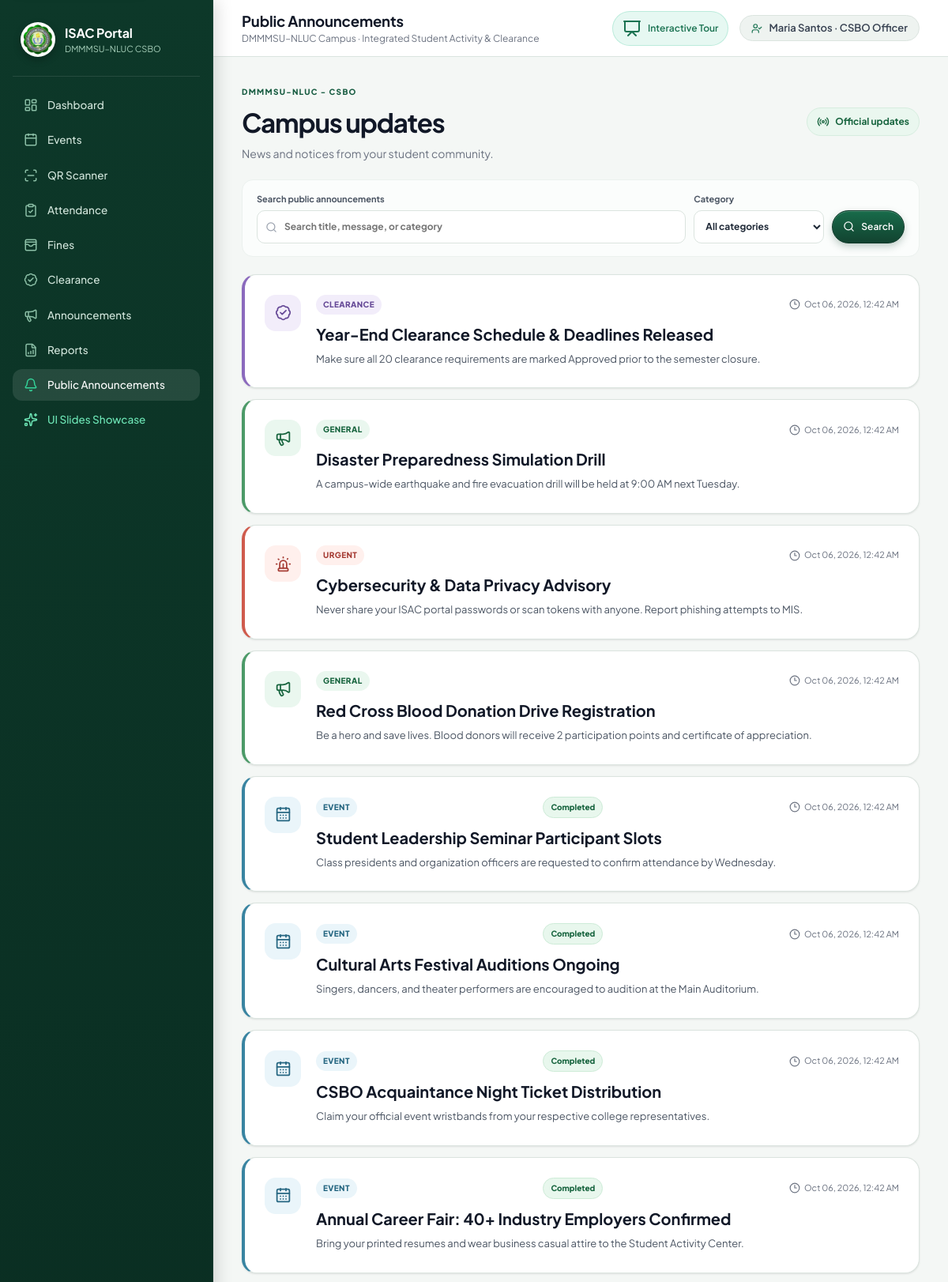
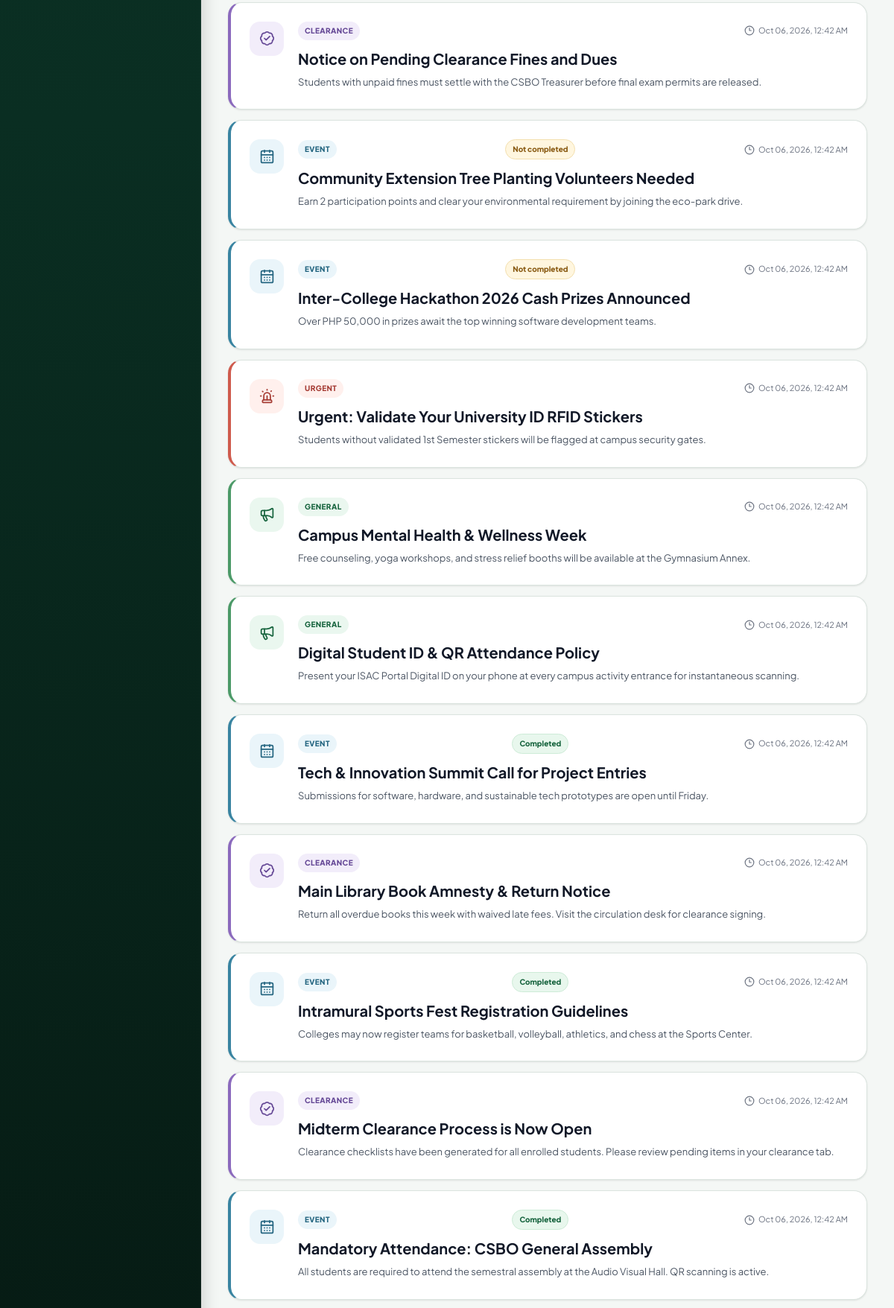
/announcements/ (signed in, upper part), run on the app's committed database (2 pictures, top to bottom).
### portal/models.py (models this page shows, shortened)
class Profile(models.Model):
    ROLE_CHOICES = [("student","Student"),("officer","CSBO Officer"),("admin","Administrator")]
    user = models.OneToOneField(User, on_delete=models.CASCADE, related_name="profile")
    role = models.CharField(max_length=20, choices=ROLE_CHOICES, default="student")
    requested_role = models.CharField(max_length=20, choices=ROLE_CHOICES, blank=True, default="")
    student_no = models.CharField(max_length=30, unique=True, null=True, blank=True)
    first_name = models.CharField(max_length=80, blank=True)
    middle_name = models.CharField(max_length=80, blank=True)
    last_name = models.CharField(max_length=80, blank=True)
    college = models.ForeignKey(College, on_delete=models.SET_NULL, null=True, blank=True)
    program = models.ForeignKey(Program, on_delete=models.SET_NULL, null=True, blank=True)
    year_level = models.PositiveSmallIntegerField(default=1)
    photo = models.ImageField(upload_to="students/", blank=True, null=True)
    qr_token = models.UUIDField(default=uuid.uuid4, unique=True, editable=False)
    position = models.CharField(max_length=100, blank=True)

class Announcement(models.Model):
    CATEGORY = [("general","General"),("event","Event"),("clearance","Clearance"),("urgent","Urgent")]
    title = models.CharField(max_length=180)
    body = models.TextField()
    category = models.CharField(max_length=20, choices=CATEGORY, default="general")
    event_completed = models.BooleanField(default=False)
    published_by = models.ForeignKey(User, on_delete=models.PROTECT)
    published_at = models.DateTimeField(auto_now_add=True)
    status = models.BooleanField(default=True)

### portal/views.py (the view)
# urls.py: path("announcements/", views.announcements, name="announcements"),
@login_required
def announcements(request):
    items = Announcement.objects.filter(status=True)
    query = request.GET.get("q", "").strip()
    category = request.GET.get("category", "").strip()
    for term in query.split():
        items = items.filter(Q(title__icontains=term) | Q(body__icontains=term) | Q(category__icontains=term))
    if category in dict(Announcement.CATEGORY):
        items = items.filter(category=category)
    else:
        category = ""
    return render(request,"portal/announcements.html",{
        "items": items.order_by("-published_at"), "q": query, "category": category,
        "categories": Announcement.CATEGORY,
    })

### templates/portal/announcements.html (shortened to what this page needs)
{% extends "base.html" %}
{% block page_title %}Public Announcements{% endblock %}
{% block content %}
<section class="module-page public-news-page">
  <div class="module-heading"><div><span class="module-eyebrow">DMMMSU-NLUC - CSBO</span><h2>Campus updates</h2><p>News and notices from your student community.</p></div><span class="module-heading-chip"><i data-lucide="radio" aria-hidden="true"></i> Official updates</span></div>
  <form method="get" class="module-filter-bar announcement-filter-bar public-announcement-filter-bar">
    <label class="module-search"><span>Search public announcements</span><i data-lucide="search" aria-hidden="true"></i><input type="search" name="q" value="{{ q }}" placeholder="Search title, message, or category"></label>
    <label><span>Category</span><select name="category"><option value="">All categories</option></select></label>
    <button class="btn primary" type="submit"><i data-lucide="search" aria-hidden="true"></i>Search</button>
  </form>
  <div class="public-news-feed">
    {% for a in items %}
    <article class="public-news-card {{ a.category }}">
      <div class="public-news-icon {{ a.category }}"><i data-lucide="{% if a.category == 'urgent' %}siren{% elif a.category == 'event' %}calendar-days{% elif a.category == 'clearance' %}badge-check{% else %}megaphone{% endif %}" aria-hidden="true"></i></div>
      <div class="public-news-content"><div class="public-news-meta"><span class="announcement-category {{ a.category }}">{{ a.category|title }}</span>{% if a.category == "event" %}<span class="event-completion-badge {% if a.event_completed %}completed{% else %}pending{% endif %}">{{ a.event_completed|yesno:"Completed,Not completed" }}</span>{% endif %}<time datetime="{{ a.published_at|date:'c' }}"><i data-lucide="clock-3" aria-hidden="true"></i>{{ a.published_at|date:"M d, Y, g:i A" }}</time></div><h3>{{ a.title }}</h3><p>{{ a.body|truncatechars:320 }}</p></div>
    </article>
    {% endfor %}
  </div>
</section>
{% endblock %}

### templates/base.html (shortened to what this page needs)
{% load static %}
<!doctype html>
<html lang="en" data-theme="light">
<head>
  <link rel="stylesheet" href="{% static 'css/app.css' %}?v=20261015-1">
</head>
<body>
  <div class="app-shell">
    <aside class="sidebar" id="sidebar" aria-label="Main navigation">
      <div class="brand">
        <img src="{% static 'img/csbo-logo.png' %}" alt="CSBO logo">
        <div>
          <b>ISAC Portal</b>
          <small>DMMMSU–NLUC CSBO</small>
        </div>
      </div>
      <nav>
        <a href="{% url 'dashboard' %}" class="{% if request.resolver_match.url_name == 'dashboard' or request.resolver_match.url_name == 'student_dashboard' or request.resolver_match.url_name == 'officer_dashboard' %}active{% endif %}">
          <i data-lucide="layout-dashboard"></i>Dashboard
        </a>
        {% if user.profile.role == 'student' %}
          <a href="{% url 'digital_id' %}" class="{% if request.resolver_match.url_name == 'digital_id' %}active{% endif %}">
            <i data-lucide="id-card"></i>Digital ID
          </a>
          <a href="{% url 'event_calendar' %}" class="{% if request.resolver_match.url_name == 'event_calendar' %}active{% endif %}">
            <i data-lucide="calendar-days"></i>Event Calendar
          </a>
          <a href="{% url 'my_activities' %}" class="{% if request.resolver_match.url_name == 'my_activities' %}active{% endif %}">
            <i data-lucide="activity"></i>My Activities
          </a>
          <a href="{% url 'clearance' %}" class="{% if request.resolver_match.url_name == 'clearance' %}active{% endif %}">
            <i data-lucide="badge-check"></i>Clearance
          </a>
          <a href="{% url 'student_fines' %}" class="{% if request.resolver_match.url_name == 'student_fines' or request.resolver_match.url_name == 'fine_receipt' %}active{% endif %}">
            <i data-lucide="wallet-cards"></i>Fines &amp; Fees
          </a>
        {% else %}
          <a href="{% url 'events_manage' %}" class="{% if 'event' in request.resolver_match.url_name %}active{% endif %}">
            <i data-lucide="calendar"></i>Events
          </a>
          <a href="{% url 'scanner' %}" class="{% if request.resolver_match.url_name == 'scanner' %}active{% endif %}">
            <i data-lucide="scan-line"></i>QR Scanner
          </a>
          <a href="{% url 'attendance_records' %}" class="{% if request.resolver_match.url_name == 'attendance_records' %}active{% endif %}">
            <i data-lucide="clipboard-check"></i>Attendance
          </a>
          <a href="{% url 'fines' %}" class="{% if 'fine' in request.resolver_match.url_name %}active{% endif %}">
            <i data-lucide="wallet-cards"></i>Fines
          </a>
          <a href="{% url 'clearance_manage' %}" class="{% if 'clearance' in request.resolver_match.url_name %}active{% endif %}">
            <i data-lucide="badge-check"></i>Clearance
          </a>
          <a href="{% url 'announcement_manage' %}" class="{% if 'announcement_manage' in request.resolver_match.url_name %}active{% endif %}">
            <i data-lucide="megaphone"></i>Announcements
          </a>
          <a href="{% url 'reports' %}" class="{% if 'report' in request.resolver_match.url_name %}active{% endif %}">
            <i data-lucide="file-bar-chart"></i>Reports
          </a>
        {% endif %}
        <a href="{% url 'announcements' %}" class="{% if request.resolver_match.url_name == 'announcements' %}active{% endif %}">
          <i data-lucide="bell"></i>Public Announcements
        </a>
        <a href="{% url 'showcase' %}" class="{% if request.resolver_match.url_name == 'showcase' %}active{% endif %}" style="color: #6ee7b7;">
          <i data-lucide="sparkles" style="color: #6ee7b7;"></i>UI Slides Showcase
        </a>
      </nav>
    </aside>
    <main class="main" id="main-content" tabindex="-1">
      <header class="topbar{% if request.resolver_match.url_name == 'showcase' %} showcase-topbar{% endif %}">
        <div class="topbar-left">
          <div>
            <h1>{% block page_title %}Dashboard{% endblock %}</h1>
            <span class="crumb">DMMMSU–NLUC Campus · Integrated Student Activity & Clearance</span>
          </div>
        </div>
        <div class="top-actions">
          <a href="{% url 'showcase' %}" class="btn" style="background: rgba(16, 185, 129, 0.1); color: var(--emerald-600); border: 1px solid rgba(16, 185, 129, 0.2); padding: 6px 12px; font-size: 12px; border-radius: 999px;">
            <i data-lucide="presentation"></i> Interactive Tour
          </a>
          <span class="user-chip">
            <i data-lucide="user-check" style="width:14px; height:14px; color:var(--emerald-600);"></i>
            {{ user.get_full_name|default:user.username }} · {{ user.profile.get_role_display|default:"Student" }}
          </span>
        </div>
      </header>
      <div class="content">
        {% block content %}{% endblock %}
      </div>
    </main>
  </div>
</body>
</html>

### data on the page
Announcement: category "CLEARANCE", published_at "Oct 06, 2026, 12:42 AM", title "Year-End Clearance Schedule & Deadlines Released", body "Make sure all 20 clearance requirements are marked Approved prior to the semester closure."
Announcement: category "GENERAL", published_at "Oct 06, 2026, 12:42 AM", title "Disaster Preparedness Simulation Drill", body "A campus-wide earthquake and fire evacuation drill will be held at 9:00 AM next Tuesday."
Announcement: category "URGENT", published_at "Oct 06, 2026, 12:42 AM", title "Cybersecurity & Data Privacy Advisory", body "Never share your ISAC portal passwords or scan tokens with anyone. Report phishing attempts to MIS."
Announcement: category "GENERAL", published_at "Oct 06, 2026, 12:42 AM", title "Red Cross Blood Donation Drive Registration", body "Be a hero and save lives. Blood donors will receive 2 participation points and certificate of appreciation."
Announcement: category "EVENT", event_completed "Completed", published_at "Oct 06, 2026, 12:42 AM", title "Student Leadership Seminar Participant Slots", body "Class presidents and organization officers are requested to confirm attendance by Wednesday."
Announcement: category "EVENT", event_completed "Completed", published_at "Oct 06, 2026, 12:42 AM", title "Cultural Arts Festival Auditions Ongoing", body "Singers, dancers, and theater performers are encouraged to audition at the Main Auditorium."
Announcement: category "EVENT", event_completed "Completed", published_at "Oct 06, 2026, 12:42 AM", title "CSBO Acquaintance Night Ticket Distribution", body "Claim your official event wristbands from your respective college representatives."
Announcement: category "EVENT", event_completed "Completed", published_at "Oct 06, 2026, 12:42 AM", title "Annual Career Fair: 40+ Industry Employers Confirmed", body "Bring your printed resumes and wear business casual attire to the Student Activity Center."
Announcement: category "CLEARANCE", published_at "Oct 06, 2026, 12:42 AM", title "Notice on Pending Clearance Fines and Dues", body "Students with unpaid fines must settle with the CSBO Treasurer before final exam permits are released."
Announcement: category "EVENT", event_completed "Not completed", published_at "Oct 06, 2026, 12:42 AM", title "Community Extension Tree Planting Volunteers Needed", body "Earn 2 participation points and clear your environmental requirement by joining the eco-park drive."
Announcement: category "EVENT", event_completed "Not completed", published_at "Oct 06, 2026, 12:42 AM", title "Inter-College Hackathon 2026 Cash Prizes Announced", body "Over PHP 50,000 in prizes await the top winning software development teams."
Announcement: category "URGENT", published_at "Oct 06, 2026, 12:42 AM", title "Urgent: Validate Your University ID RFID Stickers", body "Students without validated 1st Semester stickers will be flagged at campus security gates."
Announcement: category "GENERAL", published_at "Oct 06, 2026, 12:42 AM", title "Campus Mental Health & Wellness Week", body "Free counseling, yoga workshops, and stress relief booths will be available at the Gymnasium Annex."
Announcement: category "GENERAL", published_at "Oct 06, 2026, 12:42 AM", title "Digital Student ID & QR Attendance Policy", body "Present your ISAC Portal Digital ID on your phone at every campus activity entrance for instantaneous scanning."
Announcement: category "EVENT", event_completed "Completed", published_at "Oct 06, 2026, 12:42 AM", title "Tech & Innovation Summit Call for Project Entries", body "Submissions for software, hardware, and sustainable tech prototypes are open until Friday."
Announcement: category "CLEARANCE", published_at "Oct 06, 2026, 12:42 AM", title "Main Library Book Amnesty & Return Notice", body "Return all overdue books this week with waived late fees. Visit the circulation desk for clearance signing."
Announcement: category "EVENT", event_completed "Completed", published_at "Oct 06, 2026, 12:42 AM", title "Intramural Sports Fest Registration Guidelines", body "Colleges may now register teams for basketball, volleyball, athletics, and chess at the Sports Center."
Announcement: category "CLEARANCE", published_at "Oct 06, 2026, 12:42 AM", title "Midterm Clearance Process is Now Open", body "Clearance checklists have been generated for all enrolled students. Please review pending items in your clearance tab."
Announcement: category "EVENT", event_completed "Completed", published_at "Oct 06, 2026, 12:42 AM", title "Mandatory Attendance: CSBO General Assembly", body "All students are required to attend the semestral assembly at the Audio Visual Hall. QR scanning is active."

### other printed values
{{ user.get_full_name|default:user.username }} "Maria Santos"
{{ user.profile.get_role_display|default:"Student" }} "CSBO Officer"
